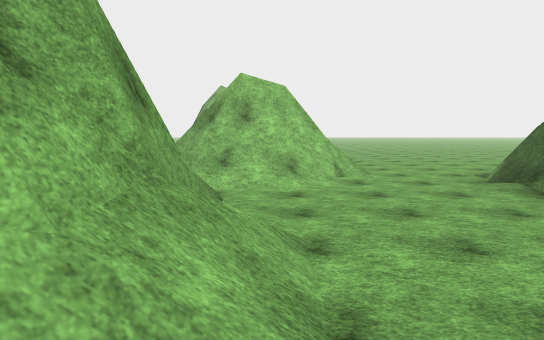
view 1 (above)

21 first-person views from a walk through a scene from a Unity 3-D project. The camera is 1.3 m above the floor, tilts 6° down and sees 75° across. The floor is counted in squares, 2 m on a side. Each view is taken from the middle of a square. On the plan, view 1 faces up. The plan holds only what a view shows up to about 10 squares ahead; the rest is blank. The place goes on beyond the plan. Surface patterns are stand-ins for the level's own textures.

view 2
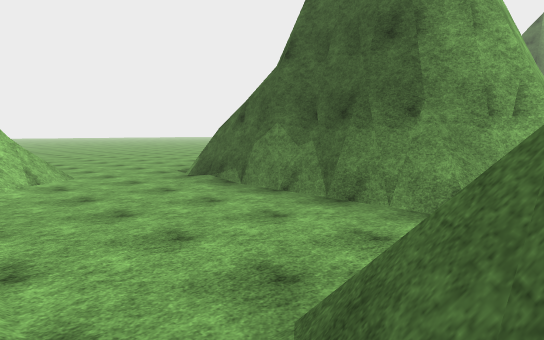

view 3
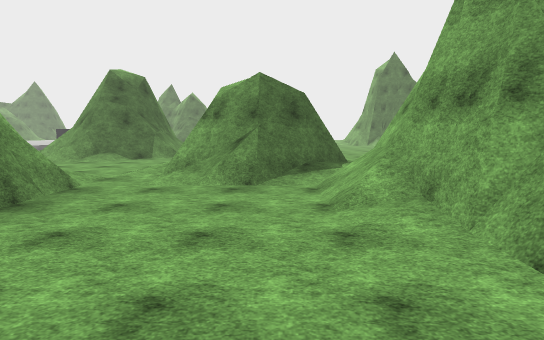

view 4
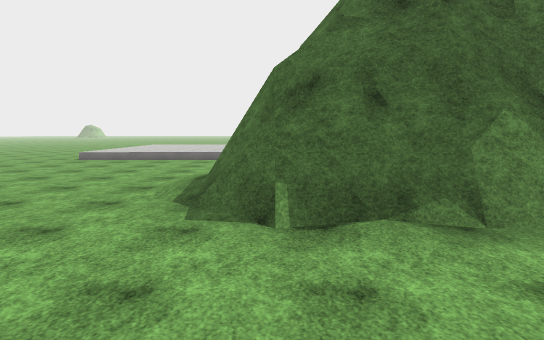

view 5
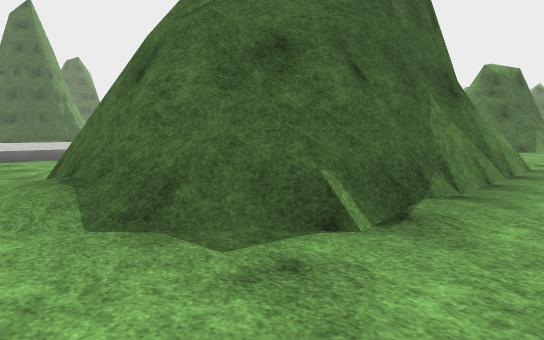

view 6
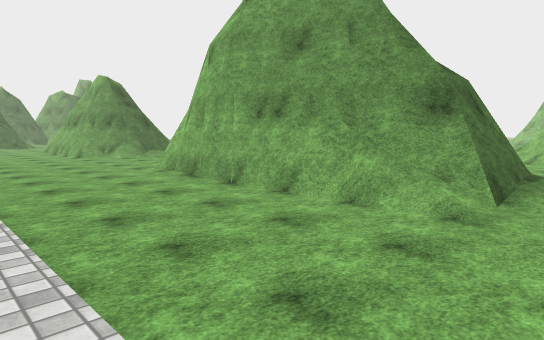

view 7
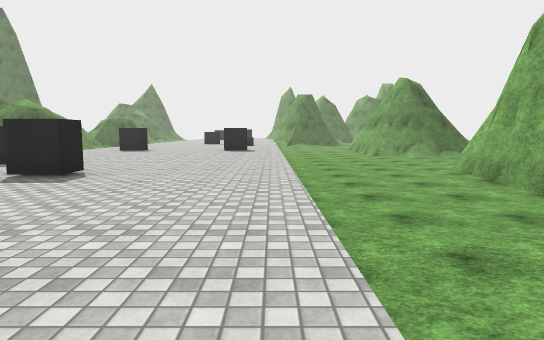

view 8
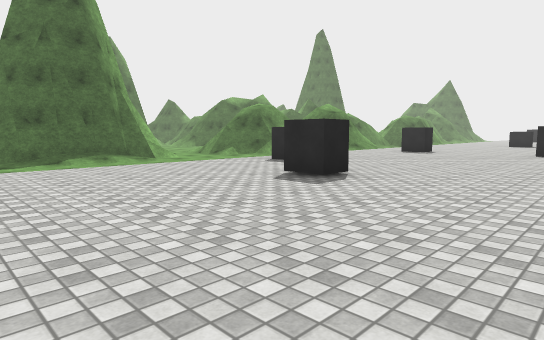

view 9
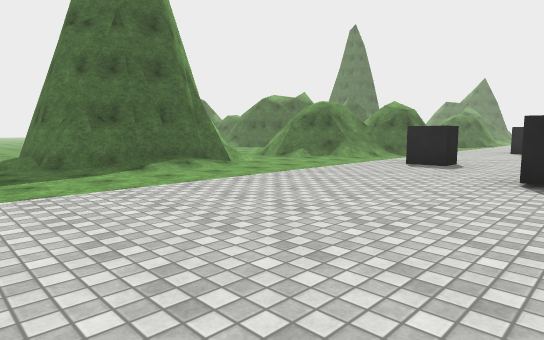

view 10
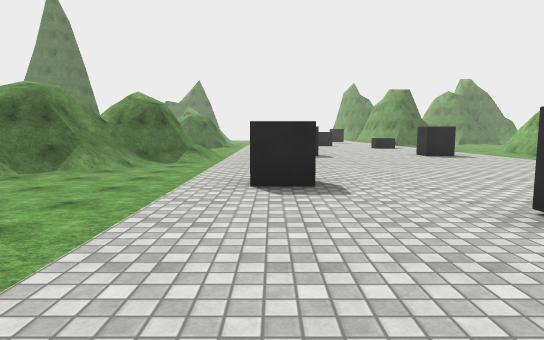

view 11
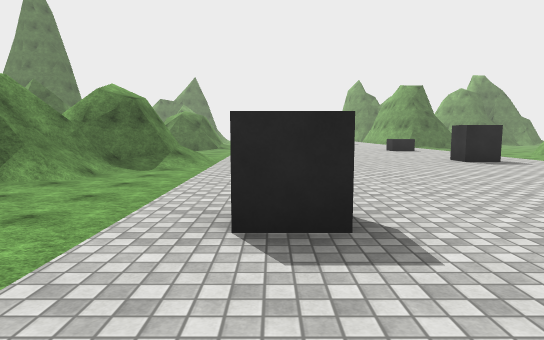

view 12
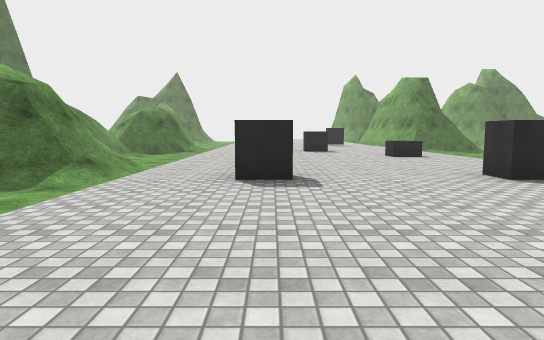

view 13
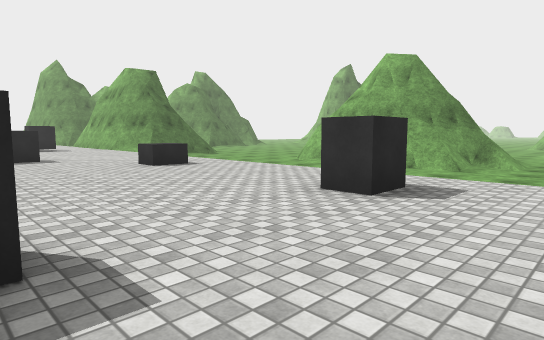

view 14
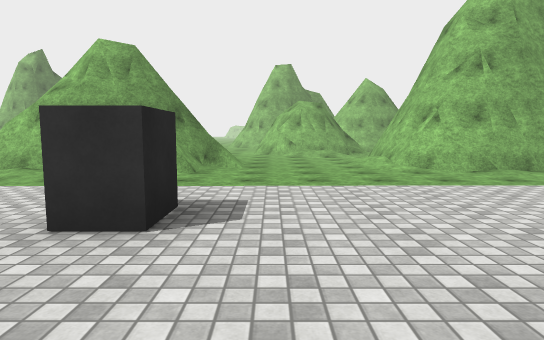

view 15
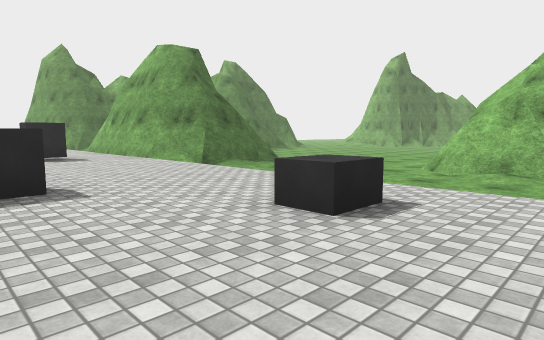

view 16
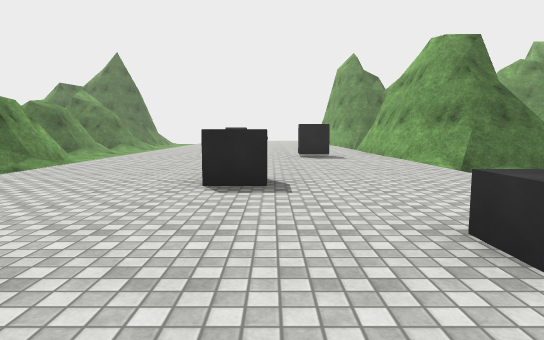

view 17
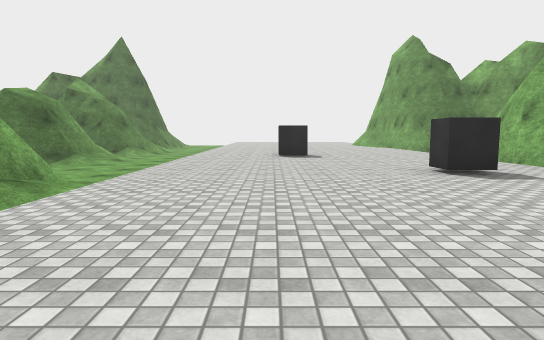

view 18
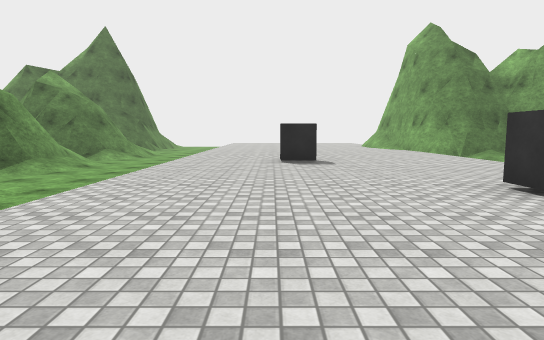

view 19
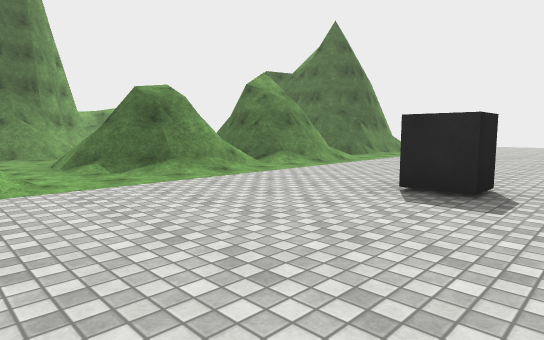

view 20
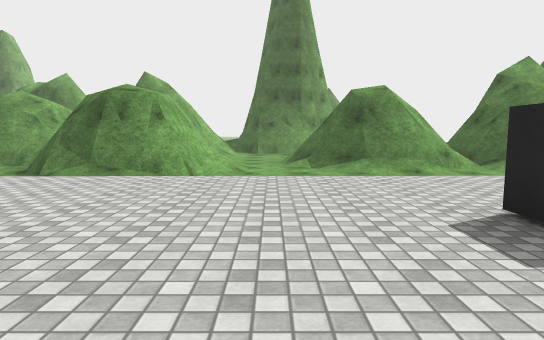

view 21
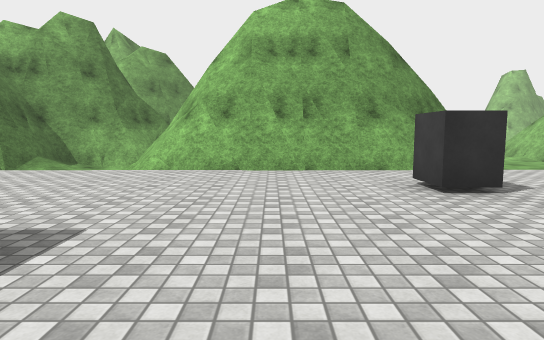

### Floor plan
Key: @ floor where view 1 was taken; # wall or solid block; . main floor; - floor 0.5 m lower than the main floor; / step, stairs or slope; = window, fence, low wall or low ledge; B block.
Columns run from 2 left of view 1 to 28 right of it. Each row starts with its distance up from view 1.
  9     /--------- .  ..../
  8 ####=---###/---......./ ------
  7 ###/---####/---......./ ----###
  6  //---/#  ##---......./ ---##
  5  #----/#  ##---......./ --/#
  4  #----/#   #---...BB../---/#
  3  #/----#   #---...B.../---/
  2  #/----#  ##---......./---
  1  #//=/-#####---......B/---
  0  =@###// //----......./----
 -1  /####/--------......./----/
 -2       /--------......./---/#
 -3       -------- ......./--/##
 -4         ///--- .B...B./--/#
 -5          ###-- ......./-/##
 -6           ##-  .......//###
 -7           ##-- ..... .//#
 -8           ##-- ..... ./-/
 -9           ##-- .B......-
-10           #--- .......
-11           ---  .......
-12           ---  ...BB...   #
-13             -- ........  -##
-14             //-........ /##
-15             ###/......./##
-16             ###/......./##
-17               #/.B...../###
-18               #/.......-////--
-19               #/.......-------
-20               #/.......---/==/
-21             ###/...B...--/###
-22            #==//.......--/##
-23            ##  /.......--/##
-24             #///   .... --/=

Positions as (right, up) in squares from view 1, and headings:
1: (0, 0), facing up
2: (0, 0), facing up-right
3: (1, 7), facing down
4: (1, 7), facing right
5: (3, 9), facing down-right
6: (13, 9), facing down-left
7: (13, 9), facing down
8: (13, 8), facing down-right
9: (16, 9), facing down-right
10: (19, 6), facing down
11: (19, 4), facing down
12: (18, 1), facing down
13: (18, -2), facing down-left
14: (17, -3), facing left
15: (17, -7), facing down-left
16: (16, -7), facing down
17: (18, -11), facing down
18: (18, -13), facing down
19: (16, -17), facing down-right
20: (15, -19), facing right
21: (19, -19), facing left
